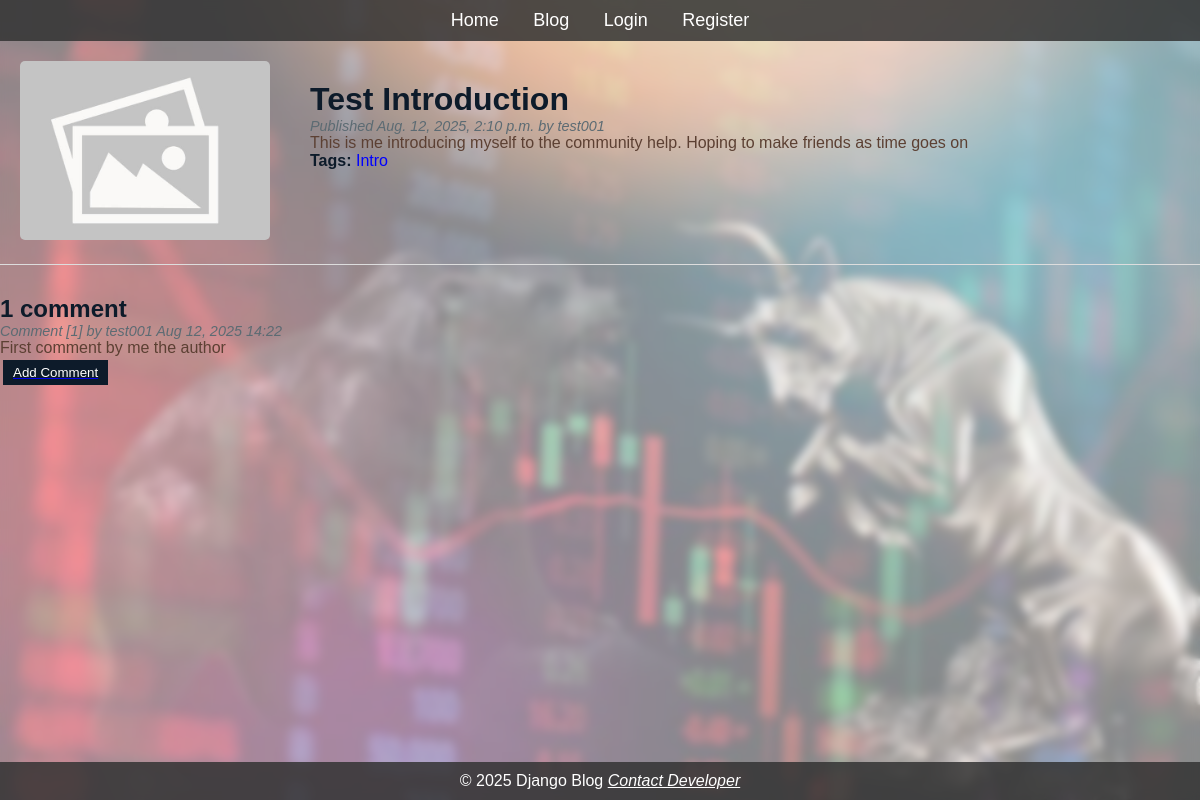
/blog/post/3/, run on the app's committed database.
### blog/models.py (models this page shows, shortened)
class Post(models.Model):
    title = models.CharField(max_length=200)
    content = models.TextField()
    published_date = models.DateTimeField(auto_now_add=True)
    author = models.ForeignKey(User, on_delete=models.CASCADE, related_name='post_author')
    image = models.ImageField(upload_to='post_images/', default='post_images/default.jpg')
    tags = TaggableManager()

class Comment(models.Model):
    post = models.ForeignKey(Post, on_delete=models.CASCADE, related_name='comments')
    author = models.ForeignKey(User, on_delete=models.CASCADE, related_name='comment_author')
    content = models.TextField()
    created_at = models.DateTimeField(auto_now_add=True)
    updated_at = models.DateTimeField(auto_now=True)

### blog/views.py (the view)
# urls.py: path('post/<int:pk>/', PostDetailView.as_view(), name='post_detail'),
class PostDetailView(DetailView):
    model = Post
    template_name = 'blog/post_detail.html'
    def get_context_data(self, **kwargs):
        context = super().get_context_data(**kwargs)
        post = self.object
        context['comments'] = post.comments.all().order_by('-created_at')
        context['form'] = CommentForm()
        return context

### blog/templates/blog/post_detail.html (shortened to what this page needs)
{% extends "blog/base.html" %}
{% block content %}
<div class="post-container" style='padding: 20px;'>
    {% if post.image %}
        <div class="post-image">
            <img src="{{ post.image.url }}" alt="Post image">
        </div>
    {% else %}
        <div class="post-image">
            <p>No image available.</p>
        </div>
    {% endif %}
    <div class="post-details" style='padding: 20px;'>
        <h1 class="tags-label">{{ post.title }}</h1>
        <p class="date">
            Published {{ post.published_date }} by {{ post.author }}
        </p>
        <div class="post-body">
            {{ post.content|linebreaks }}
        </div>
        <p class="tags">
            <span class="tags-label">Tags:</span>
            {% for tag in post.tags.all %}
                <a href="{% url 'post_list_by_tag' tag.slug %}">{{ tag.name }}</a>
            {% empty %}
                <span>No tags</span>
            {% endfor %}
        </p>
    </div>
</div>
{% with comments.count as total_comments %}
    <h2>
        <span class="tags-label"> {{ total_comments }} comment{{ total_comments|pluralize }} </span>
    </h2>
{% endwith %}
{% for comment in comments %}
    <div class="comment">
        <p class="date">
            Comment [{{ forloop.counter }}] by {{ comment.author.username }}
            {{ comment.created_at|date:"M d, Y H:i" }}
        </p>
        <div class="post-body"> {{ comment.content|linebreaks }} </div>
    </div>
{% empty %}
    <p class="date">No comments yet. Be the first to comment!</p>
{% endfor %}
{% if user.is_authenticated %}
    <a href="{% url 'add_comment' post.pk %}" class="search-form" style='padding:3px;'>
        <button type="submit">Add Comment</button>
    </a>
{% else %}
    <a href="{% url 'login' %}" class="search-form" style='padding:3px;'>
        <button type="submit">Add Comment</button>
    </a>
{% endif %}
{% endblock %}

### blog/static/css/styles.css (style rules this page uses)
* { margin: 0; padding: 0; box-sizing: border-box; }
html, body { height: 100%; margin: 0; display: flex; flex-direction: column; }
body { display: flex; flex-direction: column; min-height: 100vh; font-family: Arial, sans-serif; color: white; background: linear-gradient(rgba(255, 255, 255, 0.5), rgba(255, 255, 255, 0.5)), url('/static/images/hero-trading-bg.jpg') no-repeat center center fixed; background-size: cover; backdrop-filter: blur(4px); animation: fadeInBg 1.5s ease-in-out; }
.search-form { display: flex; gap: 5px; }
.search-form button { padding: 5px 10px; background-color: #0d1b2a; color: white; border: none; cursor: pointer; }
.post-container { display: flex; align-items: flex-start; gap: 20px; margin-bottom: 30px; border-bottom: 1px solid #ddd; padding-bottom: 15px; }
.post-image img { max-width: 250px; height: auto; border-radius: 5px; }
.post-details { flex: 1; }
.tags a { color: blue; text-decoration: none; }
.date { font-size: 0.9em; color: #5c6b73; font-style: italic; }
.post-body { color: #5C4033; }
.tags-label { color: #0d1b2a; font-weight: bold; }

### data on the page
Post: image (placeholder picture), title "Test Introduction", published_date "Aug. 12, 2025, 2:10 p.m.", author "test001", content "This is me introducing myself to the community help. Hoping to make friends as time goes on"
Tag: name "Intro"
Comment: author.username "test001", created_at "Aug 12, 2025 14:22", content "First comment by me the author"

### other printed values
{{ total_comments }} "1"
